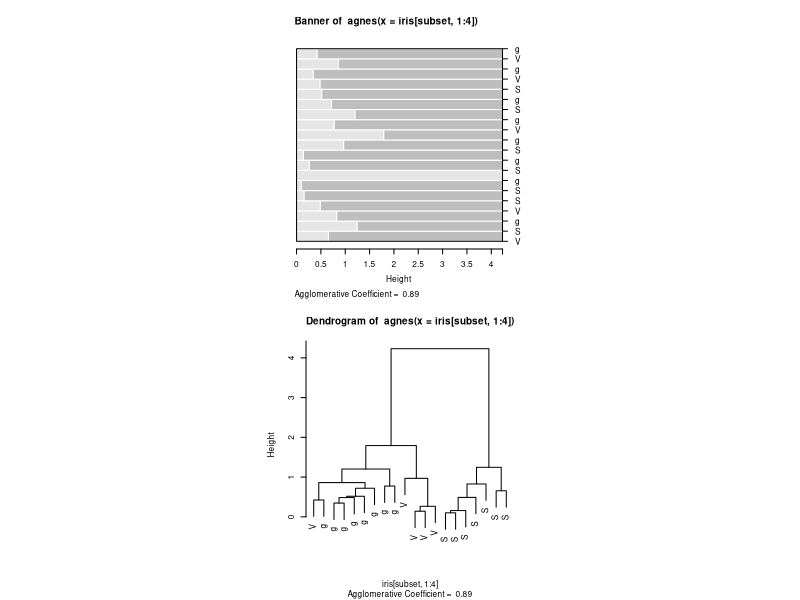

R code for this plot:
library(cluster)



subset <- sample(1:150, 20)
cS <- as.character(Sp <- iris$Species[subset])
cS[Sp == "setosa"] <- "S"
cS[Sp == "versicolor"] <- "V"
cS[Sp == "virginica"] <- "g"
ai <- agnes(iris[subset, 1:4])
par(mfrow=c(2, 1), cex=0.5, pty="s")
plot(ai, which=1, col=c("grey90", "grey"), labels = cS)
plot(ai, which=2, labels = cS)
